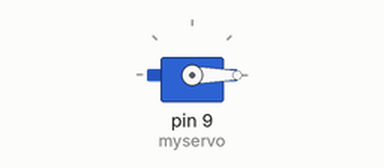
Recording of a sketch running on a simulated Arduino Uno, built with avr-gcc and run on an emulated ATmega328P. Shown: servo.

Above: at 0.05 s.
At 1.95 s:
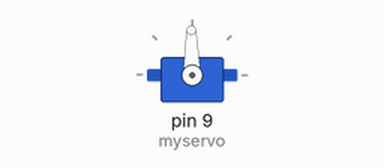
At 3.8 s:
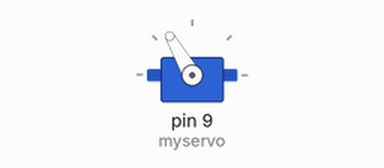
At 7.6 s:
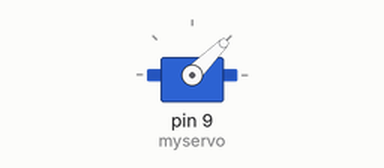
Timing chart, 0 to 9.9 s (numbered marks = the images above):
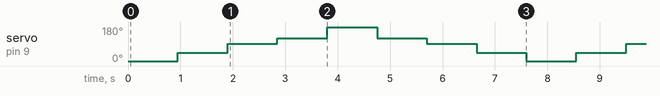

Measured:
- by itself, servo on pin 9 (myservo): repeats every 7.6 s: 91° 0.95 s, 120° 0.95 s, 180° 0.95 s, 120° 0.95 s, 91° 0.95 s, 45° 0.95 s, 0° 0.95 s, 45° 0.95 s

The sketch:

_1_SERVO_MOTOR_DIRECTO.ino
```cpp
//VLAD .D ELECTROICS
#include <Servo.h>

Servo myservo;


void setup()
{
 myservo.attach(9);

}
   void loop()
{

myservo.write(0);  //ready
       delay(950);;

myservo.write(45);  //ready
       delay(950);;

myservo.write(91);  //ready
       delay(950);;

myservo.write(120);  //ready
       delay(950);;

myservo.write(180);  //ready
       delay(950);;

myservo.write(120);  //ready
       delay(950);;

myservo.write(91);  //ready
      delay(950);;

myservo.write(45);  //ready
       delay(950);;

       }
```
